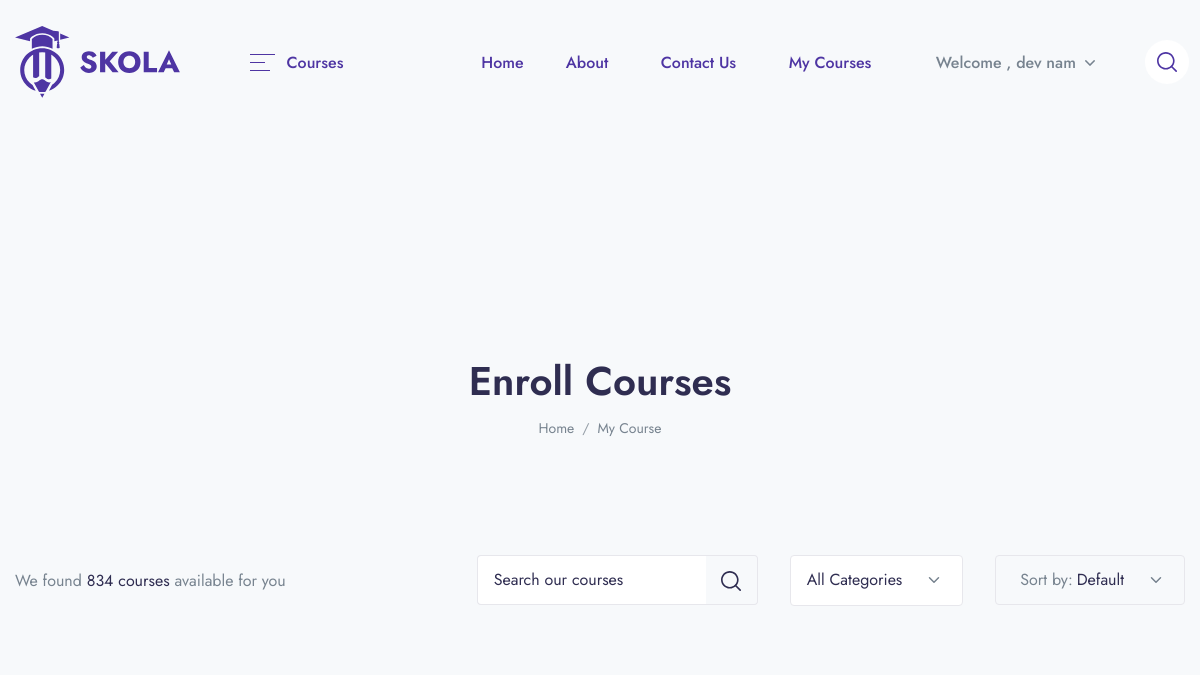
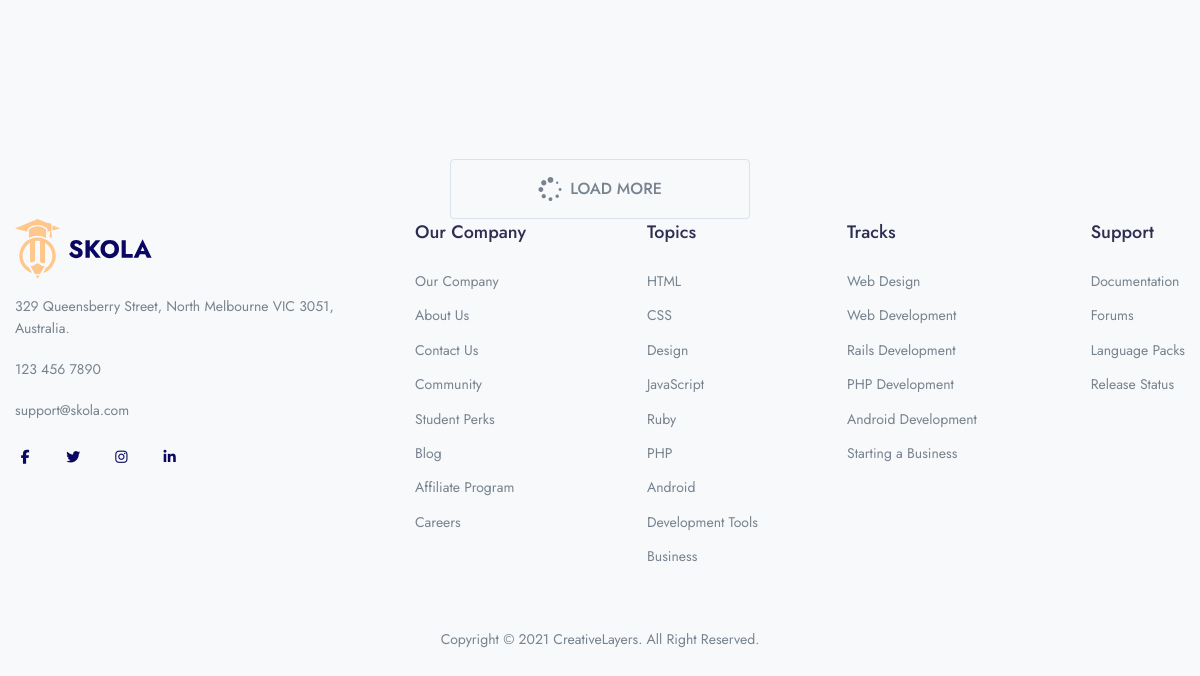
The app's page /my-course/ (signed in), older data (2 pictures, top to bottom).
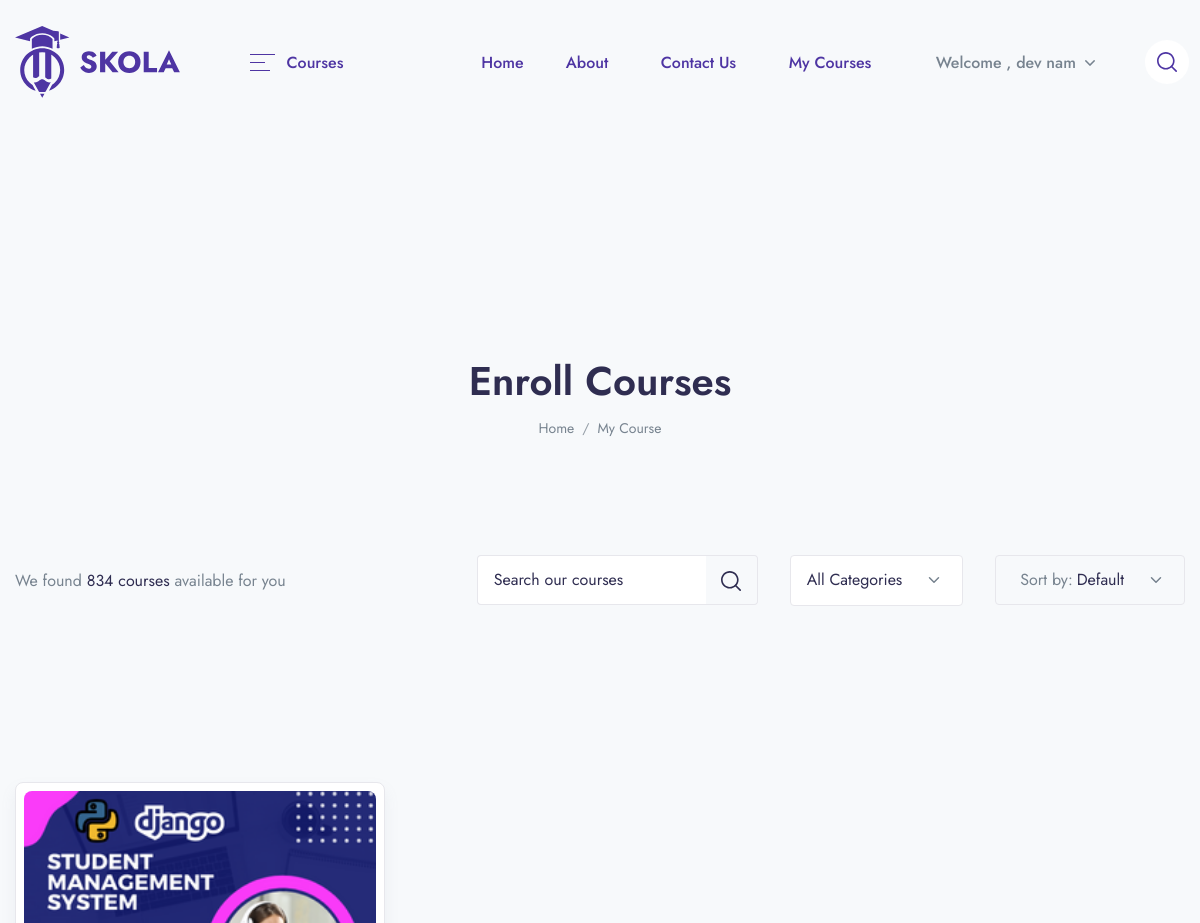
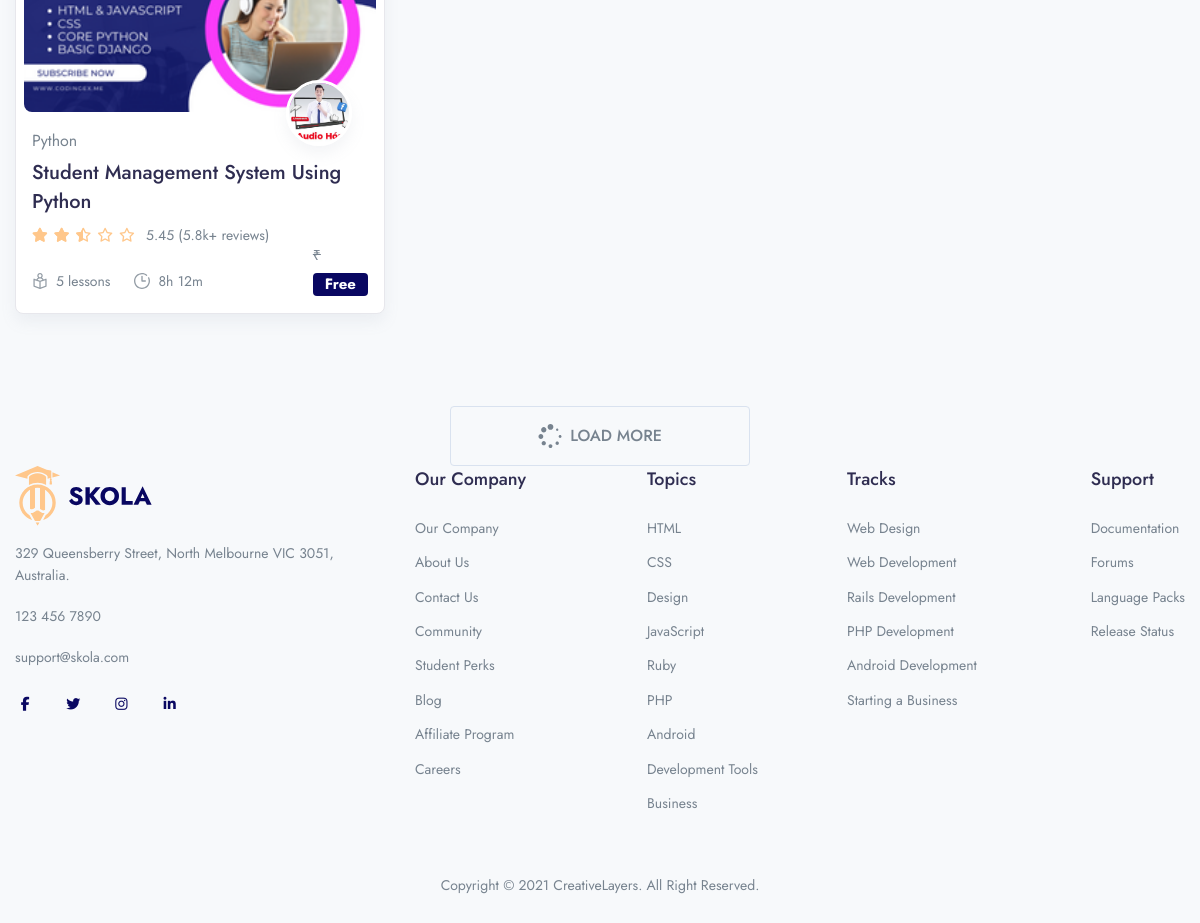
The same page, newer data (2 pictures, top to bottom).
### app/models.py (models this page shows, shortened)
class UserCource(models.Model):
    user = models.ForeignKey(User,on_delete=models.CASCADE)
    course = models.ForeignKey(Course,on_delete=models.CASCADE)
    paid = models.BooleanField(default=0)
    date = models.DateTimeField(auto_now_add=True)

class Course(models.Model):
    STATUS = (
        ('PUBLISH','PUBLISH'),
        ('DRAFT', 'DRAFT'),
    )
    featured_image = models.ImageField(upload_to="Media/featured_img",null=True)
    featured_video = models.CharField(max_length=300,null=True)
    title = models.CharField(max_length=500)
    created_at = models.DateField(auto_now_add=True)
    author = models.ForeignKey(Author,on_delete=models.CASCADE,null=True)
    category = models.ForeignKey(Categories,on_delete=models.CASCADE)
    level = models.ForeignKey(Level,on_delete=models.CASCADE,null=True)
    description = models.TextField()
    price = models.IntegerField(null=True,default=0)
    discount = models.IntegerField(null=True)
    language = models.ForeignKey(Language,on_delete=models.CASCADE, null=True)
    Deadline = models.CharField(max_length=100,null=True)
    slug = models.SlugField(default='', max_length=500, null=True, blank=True)
    status = models.CharField(choices=STATUS,max_length=100,null=True)
    Certificate = models.CharField(null=True,max_length=100)

class Author(models.Model):
    author_profile = models.ImageField(upload_to="Media/author")
    name = models.CharField(max_length=100, null=True)
    about_author = models.TextField()

class Categories(models.Model):
    icon = models.CharField(max_length=200,null=True)
    name = models.CharField(max_length=200)

### LMS/views.py (the view)
# urls.py: path('my-course/', views.MY_COURSE, name="my_course"),
def MY_COURSE(request):
    course = UserCource.objects.filter(user=request.user)
    context = {
        'course': course,
    }
    return render(request, 'course/my_course.html', context)

### templates/course/my_course.html (shortened to what the changed rows need)
{% extends 'base.html' %}
{% load course_tags %}
{% block content %}
    <header class="py-8 py-md-11" style="background-image: none;">
        <div class="container text-center py-xl-2">
            <h1 class="display-4 fw-semi-bold mb-0">Enroll Courses</h1>
        </div>
    </header>
    <div class="container pb-4 pb-xl-7">
        <div class="row row-cols-md-2 row-cols-xl-3 mb-6 mb-xl-3">
                            {% for i in course %}
                    <div class="col-12 col-md-6 col-xl-4 col-wd-3 pb-4 pb-md-7"
                         style="padding-right:15px;padding-left:15px;">
                        <div class="card border shadow p-2 rounded-lg sk-fade">
                            <div class="card-zoom position-relative">
                                <a href="{{i.get_absolute_url}}" class="card-img sk-thumbnail img-ratio-9 d-block">
                                    <img class="rounded shadow-light-lg" src="/{{i.course.featured_image}}" alt="...">
                                </a>
                            </div>
                            <div class="card-footer px-2 pb-2 mb-1 pt-4 position-relative">
                                <a href="{{i.get_absolute_url}}" class="d-block">
                                    <div class="avatar avatar-xl badge-float position-absolute top-0 right-0 mt-n6 me-5 rounded-circle shadow border border-white border-w-lg">
                                        <img src="/{{i.course.author.author_profile}}" alt="..."
                                             class="avatar-img rounded-circle">
                                    </div>
                                </a>
                                <a href="course-single-v5.html"><span class="mb-1 d-inline-block text-gray-800">{{i.course.category.name}}</span></a>
                                <div class="position-relative">
                                    <a href="{{i.get_absolute_url}}" class="d-block stretched-link"><h4
                                            class="line-clamp-2 h-md-48 h-lg-58 me-md-6 me-lg-10 me-xl-4 mb-2">
                                        {{i.course.title}}</h4></a>
                                    <div class="d-lg-flex align-items-end flex-wrap mb-n1">
                                        <div class="star-rating mb-2 mb-lg-0 me-lg-3">
                                            <div class="rating" style="width:50%;"></div>
                                        </div>
                                        <div class="font-size-sm">
                                            <span>5.45 (5.8k+ reviews)</span>
                                        </div>
                                    </div>
                                    <div class="row mx-n2 align-items-end">
                                        <div class="col px-2">
                                            <ul class="nav mx-n3">
                                                <li class="nav-item px-3">
                                                    <div class="d-flex align-items-center">
                                                        <div class="me-2 d-flex icon-uxs text-secondary">
                                                        </div>
                                                        <div class="font-size-sm">5 lessons</div>
                                                    </div>
                                                </li>
                                                <li class="nav-item px-3">
                                                    <div class="d-flex align-items-center">
                                                        <div class="me-2 d-flex icon-uxs text-secondary">
                                                        </div>
                                                        <div class="font-size-sm">8h 12m</div>
                                                    </div>
                                                </li>
                                            </ul>
                                        </div>
                                          {% if i.course.price == 0 %}
                                     <div class="col-auto px-2 text-right">
                                        <del class="font-size-sm">₹ {{i.price}}</del>
                                        <ins class="h4 mb-0 d-block mb-lg-n1"><a href="#" class="badge badge-primary">Free</a></ins>
                                    </div>
                                    {% else %}
                                    <div class="col-auto px-2 text-right">
                                        <del class="font-size-sm">₹ {{i.course.price}}</del>
                                        <ins class="h4 mb-0 d-block mb-lg-n1">₹ {% discount_calculation i.course.price i.course.discount %}</ins>
                                    </div>
                                    {% endif %}
                                    </div>
                                </div>
                            </div>
                        </div>
                    </div>
                    {% endfor %}
            </div>
        </div>
{% endblock %}

Row changes from the older to the newer data that the page shows:
added UserCource: course.featured_image (picture), course.author.author_profile (picture), course.category.name "Python", course "Student Management System Using Python"
